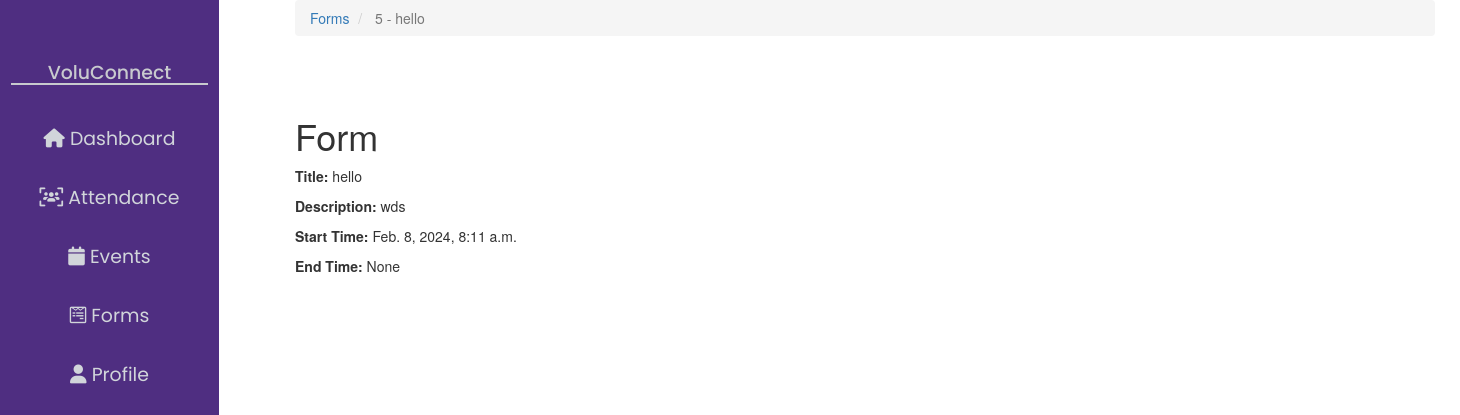
Screenshot of /form-creator/forms/5-hello/ with the database file from the repository.
### form_creator/models.py (models this page shows, shortened)
class Form(models.Model):
    def __str__(self):
        return f"{self.id} - {self.title}"
    class StatusChoices(models.TextChoices):
        DRAFT = "draft", "Draft"
        ACTIVE = "active", "Active"
        INACTIVE = "inactive", "Inactive"
    owner = models.ForeignKey(User, on_delete=models.CASCADE)
    editors = models.ManyToManyField(User, related_name="editors", blank=True)
    title = models.CharField(max_length=150)
    slug = models.SlugField(max_length=150)
    description = models.TextField(blank=True)
    created_dt = models.DateTimeField(auto_now_add=True)
    start_dt = models.DateTimeField(
        default=timezone.now,
        verbose_name="Start on",
    )
    end_dt = models.DateTimeField(
        blank=True,
        null=True,
        help_text="Leave blank for no end date.",
        verbose_name="End on",
    )
    status = models.CharField(
        max_length=10,
        choices=StatusChoices.choices,
        default=StatusChoices.DRAFT,
        help_text="This form will be available to users only when status is "
        "active and the current date is between the start and end dates.",
    )
    objects = FormManager()
    class Meta:
        db_table = "fc_form"
        ordering = ["status", "-created_dt"]
    def can_edit(self, user: User, staff_can_edit: bool = True) -> bool:
        if not user or not user.is_authenticated:
            return False
    def can_delete(self, user: User) -> bool:
        if not user or not user.is_authenticated:
            return False
        return any([user.is_staff, user.username == self.owner.username])
    def completed_by(self, user: User) -> _t.Optional["FormResponder"]:
        if not user or not user.is_authenticated:
            return None
        return self.responders.filter(user=user).first()
    def can_complete_form(self, user: User) -> bool:
        if not user or not user.is_authenticated:
            return False
        if not self.is_live():
            return False
        if self.can_edit(user, False):
            return False
        return not bool(self.completed_by(user))

### form_creator/views.py (the view)
class FormDetailView(FormBaseView, FormSingleItemMixin, DetailView):
    template_name = "form_creator/form_detail.html"

### form_creator/managers.py (called while the page is built)
    def get_queryset(self):
        return FormsQueryset(self.model, using=self._db)

### form_creator/views.py (called while the page is built)
    def get_object(self, *args, **kwargs):
        pattern = re.compile("/forms/(\\d{1,})-(.*?)/")
        pk, slug = pattern.search(self.request.path).groups()
        return get_object_or_404(self.model, pk=pk, slug=slug)

    def get_context_data(self, **kwargs):
        context = super().get_context_data(**kwargs)
        obj = self.get_object()
        context["can_edit"] = obj.can_edit(self.request.user)
        context["can_delete"] = obj.can_delete(self.request.user)
        context["completed_form"] = obj.completed_by(self.request.user)
        context["can_complete_form"] = obj.can_complete_form(self.request.user)
        return context

### form_creator/templates/form_creator/form_detail.html (shortened to what this page needs)
{% extends 'base.html' %}
{% load crispy_forms_tags %}
{% block content %}
  <div class="sidenav">
    <h3>VoluConnect</h3>
    <a {% block nav_dashboard %}{% endblock %} href="{% url 'dashboard' %}">
        <i class="fa fa-home"></i>
        <span class="sidenav-text">Dashboard</span>
    </a>
    <a {% block nav_attendance %}{% endblock %} href="{% url 'attendance' %}">
        <i class="fa fa-users-viewfinder"></i>
        <span class="sidenav-text">Attendance</span>
    </a>
    <a {% block nav_events %}{% endblock %} href="{% url 'events' %}">
        <i class="fa fa-calendar"></i>
        <span class="sidenav-text">Events</span>
    </a>
    <a {% block nav_forms %}{% endblock %} href="{% url 'form_creator:form_list' %}">
        <i class="fa-brands fa-wpforms"></i>
        <span class="sidenav-text">Forms</span>
    </a>
    <a {% block nav_profile %}{% endblock %} href="{% url 'profile' %}">
        <i class="fa fa-user"></i>
        <span class="sidenav-text">Profile</span>
    </a>
  </div>
  <nav aria-label="breadcrumb">
    <ol class="breadcrumb">
      <li class="breadcrumb-item">
        <a href="{% url 'form_creator:form_list' %}">Forms</a>
      </li>
      <li class="breadcrumb-item active" aria-current="page">
        {{ form|truncatechars:20 }}
      </li>
    </ol>
  </nav>
  <div class="d-flex justify-content-between">
    <h1>Form</h1>
  </div>
  <div>
    <p><strong>Title:</strong> {{ form.title }}</p>
    <p><strong>Description:</strong> {{ form.description }}</p>
    <p><strong>Start Time:</strong> {{ form.start_dt }}</p>
    <p><strong>End Time:</strong> {{ form.end_dt }}</p>
  </div>
{% endblock %}

### form_creator/static/css/custom-style.css (style rules this page uses)
a, a:hover { text-decoration: none !important; }
.sidenav { height: 100%; width: 15vw; position: fixed; z-index: 1; top: 0; left: 0; background-color: #4f2e81; overflow-x: hidden; padding-top: 20px; }
.sidenav h3 { font-size: 1.35em; color: #c8cace; font-family: "Poppins", "sans-sarif"; text-align: center; padding-top: 1em; width: 90%; margin: 1.25em auto; border-bottom: 2px solid #c8cace; }
.sidenav a { padding: 16px 0; text-align: center; text-decoration: none; font-size: 1.35em; font-family: "Poppins", "sans-sarif"; color: #d1d5da; display: block; }
.container h1 { margin-top: 10vh; }

### form_creator/templates/form_creator/form_detail.html (style rules this page uses)
a, a:hover { text-decoration: none !important; }
.sidenav { height: 100%; width: 15vw; position: fixed; z-index: 1; top: 0; left: 0; background-color: #4f2e81; overflow-x: hidden; padding-top: 20px; }
.sidenav h3 { font-size: 1.35em; color: #c8cace; font-family: "Poppins", "sans-sarif"; text-align: center; padding-top: 1em; width: 90%; margin: 1.25em auto; border-bottom: 2px solid #c8cace; }
.sidenav a { padding: 16px 0; text-align: center; text-decoration: none; font-size: 1.35em; font-family: "Poppins", "sans-sarif"; color: #d1d5da; display: block; }
.container h1 { margin-top: 10vh; }

### rows the page displays
Form: id+title "5 - hello", title "hello", description "wds", start_dt "Feb. 8, 2024, 8:11 a.m.", end_dt "None"
